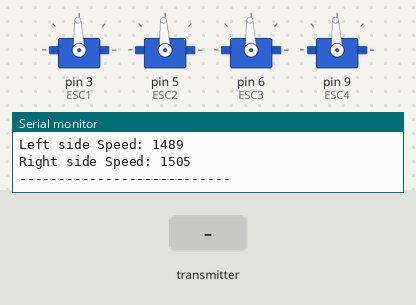
A sketch run on a simulated Arduino Mega 2560, built with avr-gcc and run on an emulated ATmega2560. On the bench: 4 × servo, the last lines printed to the serial monitor. The test bench sets the inputs (shaded band).

Above: at 9.2 s.
9.3 s: the transmitter starts sending readChannel.2 = 1000
At 9.9 s:
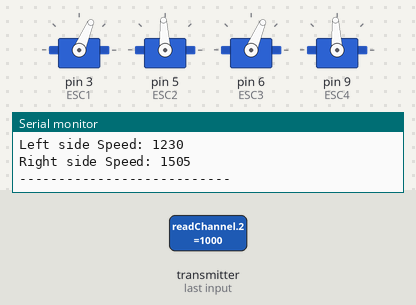
10.8 s: the transmitter starts sending readChannel.1 = 1000
At 11.4 s:
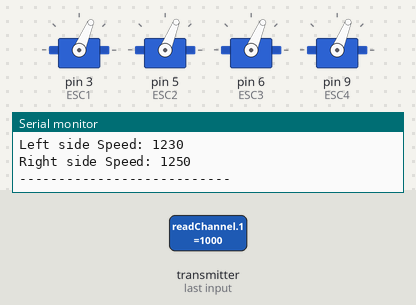
12.4 s: the transmitter starts sending readChannel.5 = 2000
At 12.8 s:
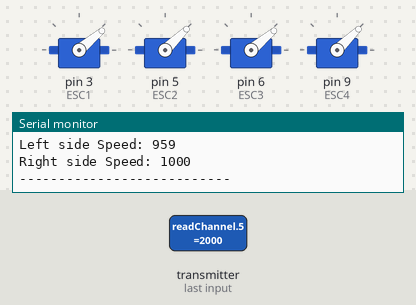
13.9 s: the transmitter starts sending readChannel.2 = 1250
At 15.2 s:
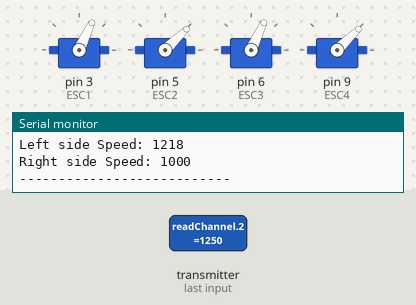
15.5 s: the transmitter starts sending readChannel.1 = 2000
At 16.8 s:
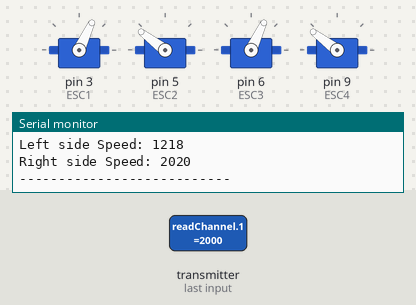
17.1 s: the transmitter starts sending readChannel.5 = 1250
At 18.2 s:
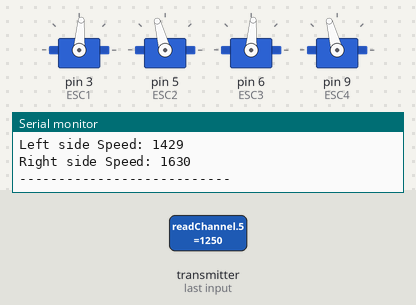
Timing chart, 0 to 19.6 s (numbered marks = the images above; inputs shaded):
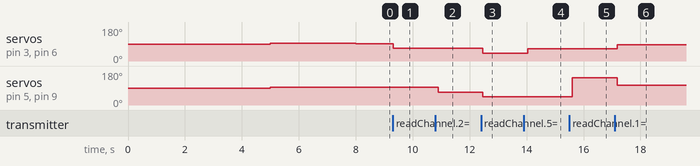

The sketch:

Code.ino
```cpp
//Includes
#include <Servo.h>
#include <IBusBM.h>

//Creates IBus Object. Plug IBus pin into RX1 of Arduino
IBusBM IBus;

int channel1 = 0;
int channel2 = 1;
int channel3 = 2;
int channel4 = 3;
int channel5 = 4;
int channel6 = 5;

//Sets motor varibles / 1 and 3 are left side and 2 and 4 are right side
int ESC1 = 3;   // 1 ----- 2
int ESC2 = 5;   // | Front |
int ESC3 = 6;   // |       |
int ESC4 = 9;   // |       |
Servo ESCs[4];  // 3 ----- 4


// Defines speeds varibles and conversion
int inputL, speedL, inputR, speedR, speedLimit;
double powerPercent;

//void search() {
//  for (int i = 0; i < 4095; i++){
//    ESCs[0].write(i);
//    Serial.println(i);
//    delay(100);
//  }
//}

//Debug function to print speed varibles
void debug() {
  Serial.println("----------[ ESCs ]---------");
  Serial.println("Channel 2: "+ String(IBus.readChannel(channel2)));
  Serial.println("Channel 3: "+ String(IBus.readChannel(channel3)));
  Serial.println("Channel 6: "+ String(IBus.readChannel(channel6)));
  Serial.println("Power Percentage: "+ String(powerPercent));
  Serial.println("Left side Speed: "+ String(speedL));
  Serial.println("Right side Speed: "+ String(speedR));
  Serial.println("---------------------------");
  delay(250);
}


// Actual code and functions

//Get inputs from the controller
void getInput() {
  inputL = IBus.readChannel(channel3);
  inputR = IBus.readChannel(channel2);
  speedLimit = IBus.readChannel(channel6);

  powerPercent = map(speedLimit, 1000, 2000, 0, 100) / 100.0;
  speedL = map(inputL, 1040, 2000, (1500 - (500 * powerPercent)), (1500 + (500 * powerPercent)));
  speedR = map(inputR, 1000, 1980, (1500 - (500 * powerPercent)), (1500 + (500 * powerPercent)));
}

//Writes the speed to each ESC / 1000 = full backward / 1500 = neutral / 2000 = full forward
void setSpeeds() {
  //Left side
  ESCs[0].write(speedL);
  ESCs[2].write(speedL);

  //Right Side
  ESCs[1].write(speedR);
  ESCs[3].write(speedR);
}

//-----------------WIP code----------------

//Future function to have a way to remotely stop the robot
void EStop() {
  for (int i = 0; i < 4; i++) {
    ESCs[i].write(1500);
  }
  while (1 == 1) {
    delay(100);
  }
}

//Future function to set led colors to represent information about current state of the robot
void infoLEDs() {
}

//-----------End of WIP code--------------

//Sets the robot up
void setup() {

  //Starts IBus on RX1 or Serial1 Pin
  IBus.begin(Serial1);

  //Starts Serial monitor
  Serial.begin(115200);

  //Sets ESC output pins
  pinMode(ESC1, OUTPUT);
  pinMode(ESC2, OUTPUT);
  pinMode(ESC3, OUTPUT);
  pinMode(ESC4, OUTPUT);
  ESCs[0].attach(ESC1);
  ESCs[1].attach(ESC2);
  ESCs[2].attach(ESC3);
  ESCs[3].attach(ESC4);

  //Writes the neutral throttle value to all ESCs and waits
  delay(5000);
  for (int i = 0; i < 4; i++) {
    ESCs[i].write(1500);
  }
  delay(3000);
}

//Loop to call all functions and make the robot work
void loop() {
  getInput();
  setSpeeds();

  debug();
}
```

Measured:
- after the input at 9.3 s, servo on pin 3 (ESC1), servo on pin 6 (ESC3): 92° → 67° at once
- after the input at 10.8 s, servo on pin 5 (ESC2), servo on pin 9 (ESC4): 93° → 68° after 0.09 s
- after the input at 12.4 s, servo on pin 3 (ESC1), servo on pin 6 (ESC3): 67° → 40° after 0.06 s; servo on pin 5 (ESC2), servo on pin 9 (ESC4): 68° → 44° after 0.06 s
- after the input at 13.9 s, servo on pin 3 (ESC1), servo on pin 6 (ESC3): 40° → 65° after 0.14 s
- after the input at 15.5 s, servo on pin 5 (ESC2), servo on pin 9 (ESC4): 44° → 143° after 0.11 s
- after the input at 17.1 s, servo on pin 3 (ESC1), servo on pin 6 (ESC3): 65° → 86° after 0.08 s; servo on pin 5 (ESC2), servo on pin 9 (ESC4): 143° → 105° after 0.08 s
